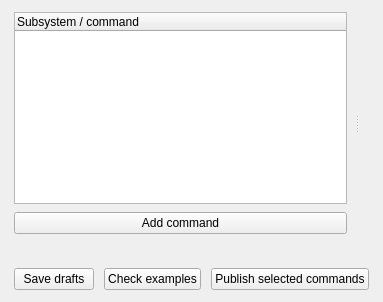
<?xml version="1.0" encoding="UTF-8"?>
<ui version="4.0">
 <class>ManualMappings</class>
 <widget class="QWidget" name="ManualMappings">
  <property name="windowTitle"><string>Manual mappings</string></property>
  <layout class="QVBoxLayout" name="dialogLayout">
   <property name="spacing"><number>10</number></property>
   <property name="leftMargin"><number>14</number></property>
   <property name="topMargin"><number>12</number></property>
   <property name="rightMargin"><number>14</number></property>
   <property name="bottomMargin"><number>12</number></property>
   <item><widget class="QSplitter" name="workspaceSplit">
    <property name="orientation"><enum>Qt::Horizontal</enum></property>
    <widget class="QWidget" name="commandsPanel">
     <layout class="QVBoxLayout" name="commandsLayout">
      <property name="spacing"><number>8</number></property>
      <property name="leftMargin"><number>0</number></property>
      <property name="topMargin"><number>0</number></property>
      <property name="rightMargin"><number>8</number></property>
      <property name="bottomMargin"><number>0</number></property>
      <item><widget class="QTreeWidget" name="manualCommands"><property name="accessibleName"><string>Subsystems and commands selected for publication</string></property><column><property name="text"><string>Subsystem / command</string></property></column></widget></item>
      <item><widget class="QPushButton" name="addManualCommand"><property name="text"><string>Add command</string></property></widget></item>
     </layout>
    </widget>
    <widget class="QWidget" name="detailsPanel"><layout class="QVBoxLayout" name="detailsLayout"><property name="leftMargin"><number>8</number></property><property name="topMargin"><number>0</number></property><property name="rightMargin"><number>0</number></property><property name="bottomMargin"><number>0</number></property><property name="spacing"><number>8</number></property></layout></widget>
   </widget></item>
   <item><widget class="QLabel" name="manualStatus"><property name="sizePolicy"><sizepolicy hsizetype="Preferred" vsizetype="Maximum"><horstretch>0</horstretch><verstretch>0</verstretch></sizepolicy></property><property name="wordWrap"><bool>true</bool></property></widget></item>
   <item><layout class="QHBoxLayout" name="actions" stretch="1,1,1">
    <property name="spacing"><number>10</number></property>
    <item><widget class="QPushButton" name="saveManualDraft"><property name="text"><string>Save drafts</string></property></widget></item>
    <item><widget class="QPushButton" name="validateManual"><property name="text"><string>Check examples</string></property></widget></item>
    <item><widget class="QPushButton" name="publishManual"><property name="text"><string>Publish selected commands</string></property><property name="primary" stdset="0"><bool>true</bool></property></widget></item>
   </layout></item>
  </layout>
 </widget>
 <resources/>
 <connections/>
</ui>
